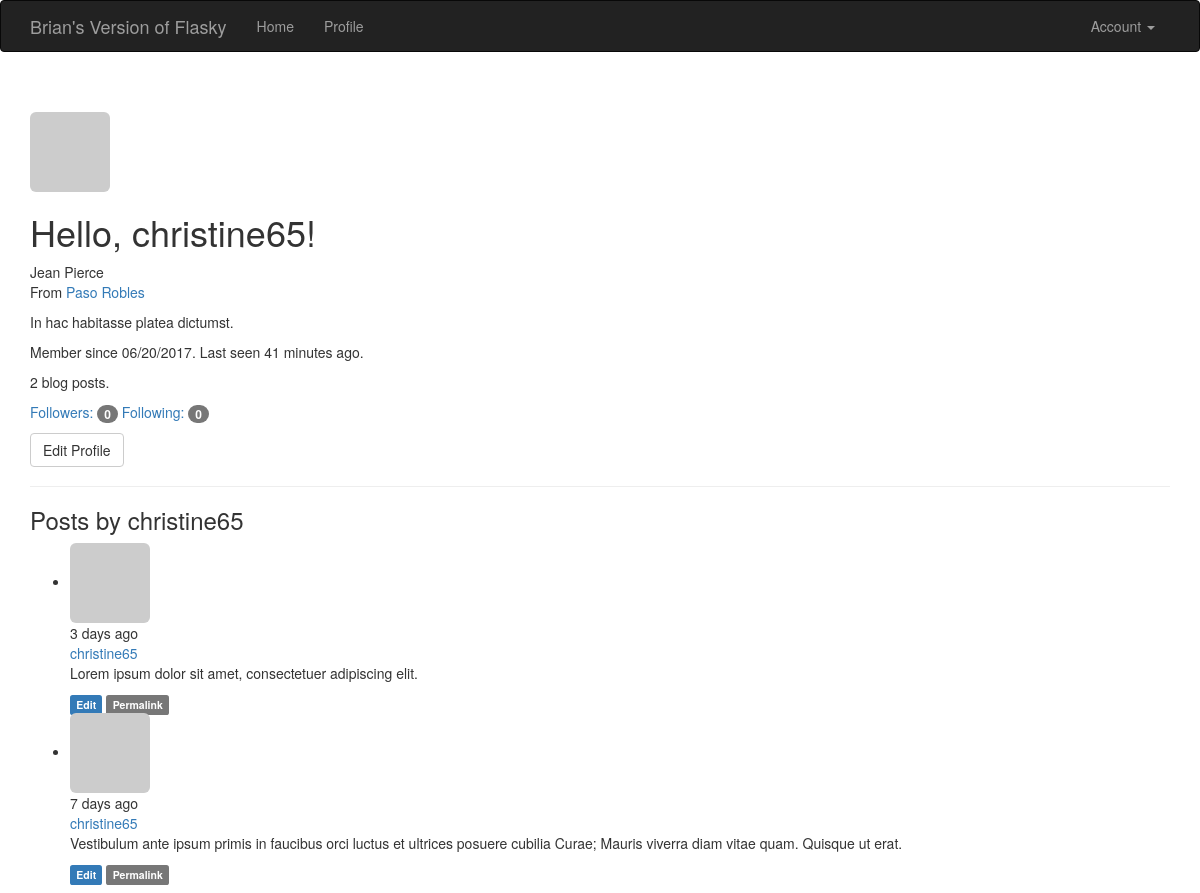
The app's page /user/christine65 (signed in), older data.
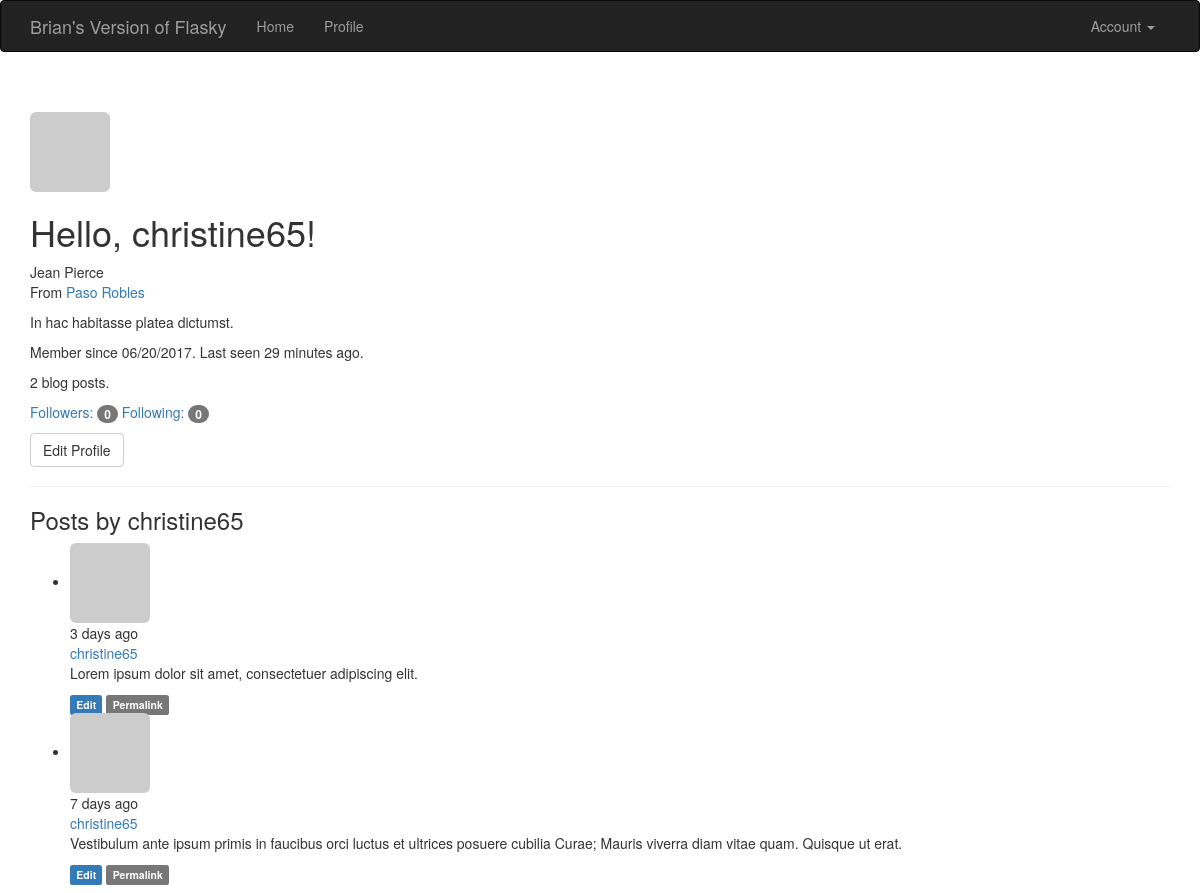
The same page, newer data.
### app/models.py (models this page shows, shortened)
class User(UserMixin, db.Model):
	__tablename__ = 'users'
	id = db.Column(db.Integer, primary_key=True)
	email = db.Column(db.String(64), unique=True, index=True)
	username = db.Column(db.String(64), unique=True, index=True)
	role_id = db.Column(db.Integer, db.ForeignKey('roles.id'))
	password_hash = db.Column(db.String(128))
	confirmed = db.Column(db.Boolean, default=False)
	name = db.Column(db.String(64))
	location = db.Column(db.String(64))
	about_me = db.Column(db.Text())
	member_since = db.Column(db.DateTime(), default=datetime.utcnow)
	last_seen = db.Column(db.DateTime(), default=datetime.utcnow)
	avatar_hash = db.Column(db.String(32))
	posts = db.relationship('Post', backref='author', lazy='dynamic')
	followed = db.relationship('Follow',
								foreign_keys=[Follow.follower_id],
								backref=db.backref('follower', lazy='joined'),
								lazy='dynamic',
								cascade='all, delete-orphan')
	followers = db.relationship('Follow',
								foreign_keys=[Follow.follower_id],
								backref=db.backref('followed', lazy='joined'),
								lazy='dynamic',
								cascade='all, delete-orphan')
	@property
	def password(self):
		raise AttributeError('password is not a readable attribute')
	def can(self, permissions):
		return self.role is not None and \
			(self.role.permissions & permissions) == permissions
	def is_administrator(self):
		return self.can(Permission.ADMINISTER)
	def ping(self):
		self.last_seen = datetime.utcnow()
		db.session.add(self)
	def gravatar(self, size=100, default='identicon', rating='g'):
		if request.is_secure:
			url = 'https://secure.gravatar.com/avatar'
		else:
			url = 'http://secure.gravatar.com/avatar'
		hash = self.avatar_hash or hashlib.md5(self.email.encode('utf-8')).hexdigest()
		return '{url}/{hash}?s={size}&d={default}&r={rating}'.format(
			url=url, hash=hash, size=size, default=default, rating=rating)

class Post(db.Model):
	__tablename__ = 'posts'
	id = db.Column(db.Integer, primary_key=True)
	body = db.Column(db.Text)
	body_html = db.Column(db.Text)
	timestamp = db.Column(db.DateTime, index=True, default=datetime.utcnow)
	author_id = db.Column(db.Integer, db.ForeignKey('users.id'))

### app/main/views.py (the view)
@main.route('/user/<username>')
def user(username):
	user = User.query.filter_by(username=username).first()
	if user is None:
		abort(404)
	posts = user.posts.order_by(Post.timestamp.desc()).all()
	return render_template('user.html', user=user, posts=posts)

### app/auth/views.py (called while the page is built)
@auth.before_app_request
def before_request():
	if current_user.is_authenticated:
		current_user.ping()
		if not current_user.confirmed \
				and request.endpoint[:5] != 'auth.' \
				and request.endpoint != 'static':
			return redirect(url_for('auth.unconfirmed'))

### app/main/__init__.py (called while the page is built)
@main.app_context_processor
def inject_permissions():
	return dict(Permission=Permission)

### app/models.py (called while the page is built)
@login_manager.user_loader
def load_user(user_id):
	return User.query.get(int(user_id))

### app/templates/user.html (shortened to what this page needs)
{% extends "base.html" %}
{% import "_macros.html" as macros %}
{% block page_content %}
<div class="page-header">
	<img class="img-rounded profile-thumbnail" src="{{ user.gravatar(size=256) }}">
	<div class="profile-header">
		<h1>Hello, {{ user.username }}!</h1>
		{% if user.name or user.location %}
		<p>
			{% if user.name %}{{ user.name }}<br>{% endif %}
			{% if user.location %}
				From <a href="http://maps.google.com/?q+{{ user.location}}">{{ user.location }}</a>
			{% endif %}
		</p>
		{% endif %}
		{% if user.about_me %}<p>{{ user.about_me }}</p>{% endif %}
	    <p>Member since {{ moment(user.member_since).format('L') }}. Last seen {{ moment(user.last_seen).fromNow() }}.</p>
	    <p>{{ user.posts.count() }} blog posts.</p>
	    <p>
	    	<a href="{{ url_for('.followers', username=user.username) }}">Followers: <span class="badge">{{ user.followers.count() }}</span></a>
	    	<a href="{{ url_for('.followed_by', username=user.username) }}">Following: <span class="badge">{{ user.followed.count() }}</span></a>
	    </p>
	    <p>
		    {% if user == current_user %}
			<a class="btn btn-default" href="{{ url_for('.edit_profile') }}">Edit Profile</a>
			{% endif %}
		</p>
	</div>
</div>
<h3>Posts by {{ user.username }}</h3>
{% include '_posts.html' %}
{% endblock %}

### app/templates/base.html (shortened to what this page needs)
{% extends "bootstrap/base.html" %}
{% block head %}
{{ super() }}
{% endblock %}
{% block navbar %}
<div class="navbar navbar-inverse" role="navigation">
	<div class="container">
		<div class="navbar-header">
			<a class="navbar-brand" href="{{ url_for('main.index') }}">Brian's Version of Flasky</a>
		</div>
		<div class="navbar-collapse collapse">
			<ul class="nav navbar-nav">
				<li><a href="{{ url_for('main.index') }}">Home</a></li>
				{% if current_user.is_authenticated %}
				<li><a href="{{ url_for('main.user', username=current_user.username) }}">Profile</a></li>
				{% endif %}
			</ul>
			<ul class="nav navbar-nav navbar-right">
				{% if current_user.is_authenticated %}
				<li class="dropdown">
					<a href="#" class="dropdown-toggle" data-toggle="dropdown">Account <b class="caret"></b></a>
				</li>
				{% else %}
				<li><a href="{{ url_for('auth.login') }}">Log In</a></li>
				{% endif %}
			</ul>
		</div>
	</div>
</div>
{% endblock %}
{% block content %}
<div class="container">
	{% block page_content %}{% endblock %}
</div>
{% endblock %}

### app/templates/_posts.html
<ul class="posts">
	{% for post in posts %}
	<li class="post">
		<div class="post-thumbnail">
			<a href="{{ url_for('.user', username=post.author.username) }}">
				<img class="img-rounded profile-thumbnail" src="{{ post.author.gravatar(size=40) }}">
			</a>
		</div>
		<div class="post-content">
			<div class="post-date">{{ moment(post.timestamp).fromNow() }}</div>
			<div class="post-author"><a href="{{ url_for('.user', username=post.author.username) }}">{{ post.author.username }}</a></div>
			<div class="post-body">
				{% if post.body_html %}
					{{ post.body_html | safe }}
				{% else %}
					{{ post.body }}
				{% endif %}
			</div>
			<div class="post-footer">
				{% if current_user == post.author %}
				<a href="{{ url_for('.edit', id=post.id) }}">
					<span class="label label-primary">Edit</span>
				</a>
				{% elif current_user.is_administrator() %}
				<a href="{{ url_for('.edit', id=post.id) }}">
					<span class="label label-danger">Edit [Admin]</span>
				</a>
				{% endif %}
				<a href="{{ url_for('.post', id=post.id) }}">
					<span class="label label-default">Permalink</span>
				</a>
			</div>
		</div>
	</li>
	{% endfor %}
</ul>

Row changes from the older to the newer data that the page shows:
changed User "christine65": last_seen "41 minutes ago" → "29 minutes ago"
